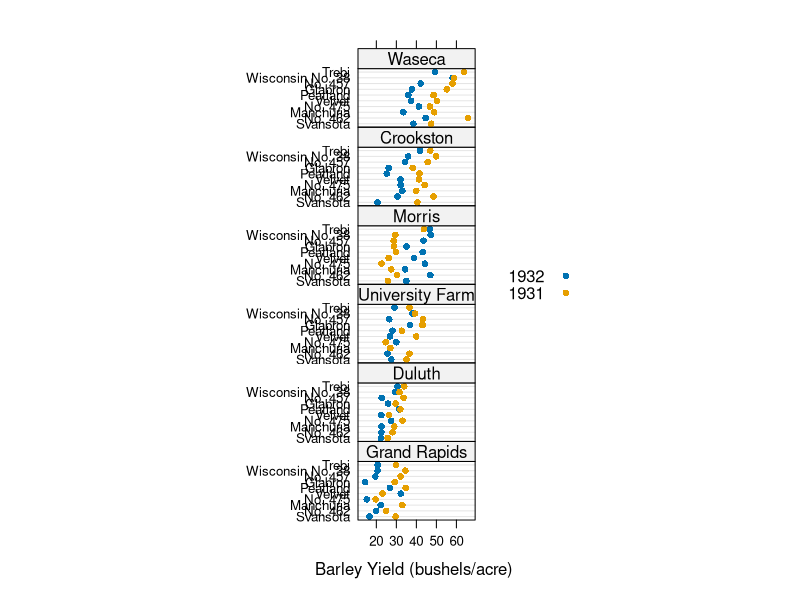

The R script that drew this image:
library(lattice)


### Name: C_03_simpleTheme
### Title: Function to generate a simple theme
### Aliases: simpleTheme
### Keywords: dplot

### ** Examples


str(simpleTheme(pch = 16))

dotplot(variety ~ yield | site, data = barley, groups = year,
        auto.key = list(space = "right"),
        par.settings = simpleTheme(pch = 16),
        xlab = "Barley Yield (bushels/acre) ",
        aspect=0.5, layout = c(1,6))
